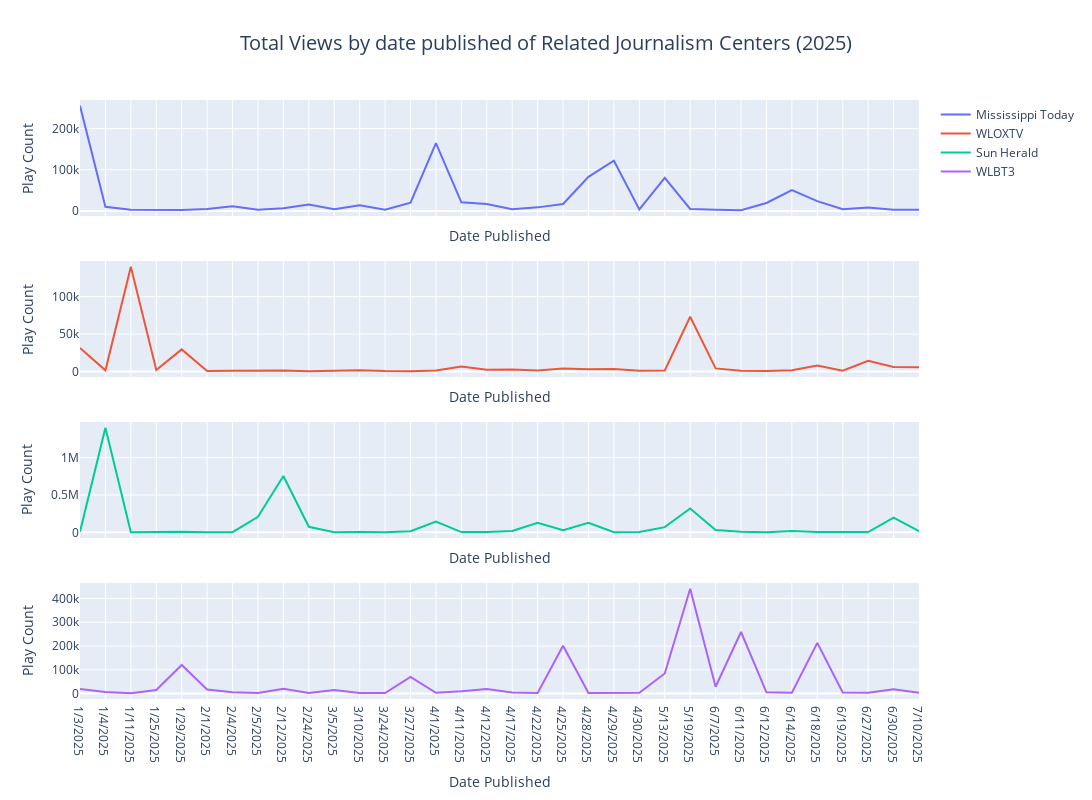

This figure's notebook cell:
### Markdown cell above
<h2> General Look on the Performance of other Regional/Community Journalism Center </h2>

Firstly, we will look at the overall performance of the journalism centers and see if putting resources for the platform is even worth the outcome.

### Code cell
fig = make_subplots(rows=4, cols=1, shared_xaxes=True)

fig.add_trace(go.Scatter(x=miss_today.index, y=miss_today["playCount"], name="Mississippi Today"), row=1, col=1)
fig.add_trace(go.Scatter(x=miss_today.index, y=wloxtv["playCount"], name="WLOXTV"), row=2, col=1)
fig.add_trace(go.Scatter(x=miss_today.index, y=sunherald["playCount"], name="Sun Herald"), row=3, col=1)
fig.add_trace(go.Scatter(x=miss_today.index, y=wlbt3["playCount"], name="WLBT3"), row=4, col=1)

fig.update_layout(
    title=dict(
        text="Total Views by date published of Related Journalism Centers (2025)",
        x=0.5,              # center
        xanchor="center",
        font=dict(size=20)  # bigger font
    ),
    height=800,
    width=1200
)

for r in range(1, 5):
    for c in range(1, 5):
        fig.update_xaxes(title_text="Date Published", row=r, col=c)
        fig.update_yaxes(title_text="Play Count", row=r, col=c)

fig.show()

### Figure 1 — Plotly figure (JSON) as saved in the notebook; plotly's stock layout.template omitted (floating-point values rounded to 4 significant figures)
{"data": [{"name": "Mississippi Today", "type": "scatter", "x": ["1/3/2025", "1/4/2025", "1/11/2025", "1/25/2025", "1/29/2025", "2/1/2025", "2/4/2025", "2/5/2025", "2/12/2025", "2/24/2025", "3/5/2025", "3/10/2025", "3/24/2025", "3/27/2025", "4/1/2025", "4/11/2025", "4/12/2025", "4/17/2025", "4/22/2025", "4/25/2025", "4/28/2025", "4/29/2025", "4/30/2025", "5/13/2025", "5/19/2025", "6/7/2025", "6/11/2025", "6/12/2025", "6/14/2025", "6/18/2025", "6/19/2025", "6/27/2025", "6/30/2025", "7/10/2025"], "xaxis": "x", "y": [255100, 10100, 2556, 2440, 2121, 4368, 11500, 2805, 6326, 15500, 4142, 13600, 2822, 20100, 164700, 20700, 16600, 4044, 8585, 16800, 82600, 121800, 3712, 80100, 4717, 3060, 1575, 19200, 50700, 23600, 3979, 8391, 2534, 2980], "yaxis": "y"}, {"name": "WLOXTV", "type": "scatter", "x": ["1/3/2025", "1/4/2025", "1/11/2025", "1/25/2025", "1/29/2025", "2/1/2025", "2/4/2025", "2/5/2025", "2/12/2025", "2/24/2025", "3/5/2025", "3/10/2025", "3/24/2025", "3/27/2025", "4/1/2025", "4/11/2025", "4/12/2025", "4/17/2025", "4/22/2025", "4/25/2025", "4/28/2025", "4/29/2025", "4/30/2025", "5/13/2025", "5/19/2025", "6/7/2025", "6/11/2025", "6/12/2025", "6/14/2025", "6/18/2025", "6/19/2025", "6/27/2025", "6/30/2025", "7/10/2025"], "xaxis": "x2", "y": [31400, 1499, 139800, 1772, 29400, 501, 1042, 1574, 1374, 337, 1213, 1636, 483, 248, 1327, 6442, 2101, 2521, 1188, 3955, 2825, 3286, 895, 1340, 73000, 4050, 1002, 430, 1535, 7892, 824, 14100, 5951, 5432, 4933, 1755, 44200, 2264, 1273, 1060, 6256, 1639, 1992, 1759, 2025, 9019, 3538, 2970, 2105, 697, 1184, 1681, 698, 465, 2074, 8909, 3571, 1740, 24000, 1736, 91900, 79000, 850, 31100, 2310, 5210, 101100, 2113, 5356, 11500, 1627, 9883, 345, 1323, 2161, 15100, 2239, 2146, 5393, 4008, 2437, 4586, 3312, 20900, 6572, 1617, 2559, 2689, 3951, 2988, 2274, 10600, 11600, 4041, 4296, 7662, 2609, 4928, 9193, 5203], "yaxis": "y2"}, {"name": "Sun Herald", "type": "scatter", "x": ["1/3/2025", "1/4/2025", "1/11/2025", "1/25/2025", "1/29/2025", "2/1/2025", "2/4/2025", "2/5/2025", "2/12/2025", "2/24/2025", "3/5/2025", "3/10/2025", "3/24/2025", "3/27/2025", "4/1/2025", "4/11/2025", "4/12/2025", "4/17/2025", "4/22/2025", "4/25/2025", "4/28/2025", "4/29/2025", "4/30/2025", "5/13/2025", "5/19/2025", "6/7/2025", "6/11/2025", "6/12/2025", "6/14/2025", "6/18/2025", "6/19/2025", "6/27/2025", "6/30/2025", "7/10/2025"], "xaxis": "x3", "y": [9003, 1400000, 2021, 8207, 8809, 2941, 2126, 207100, 753800, 74500, 2541, 3692, 1968, 15300, 144100, 3288, 4444, 19300, 128500, 29000, 126400, 1907, 5935, 69500, 318600, 30100, 9563, 2341, 19200, 5388, 2810, 3739, 196900, 15200, 3304, 24400, 4216], "yaxis": "y3"}, {"name": "WLBT3", "type": "scatter", "x": ["1/3/2025", "1/4/2025", "1/11/2025", "1/25/2025", "1/29/2025", "2/1/2025", "2/4/2025", "2/5/2025", "2/12/2025", "2/24/2025", "3/5/2025", "3/10/2025", "3/24/2025", "3/27/2025", "4/1/2025", "4/11/2025", "4/12/2025", "4/17/2025", "4/22/2025", "4/25/2025", "4/28/2025", "4/29/2025", "4/30/2025", "5/13/2025", "5/19/2025", "6/7/2025", "6/11/2025", "6/12/2025", "6/14/2025", "6/18/2025", "6/19/2025", "6/27/2025", "6/30/2025", "7/10/2025"], "xaxis": "x4", "y": [19400, 6671, 1791, 15500, 120500, 17200, 5726, 2560, 20900, 3121, 15700, 2405, 2310, 70600, 3232, 9595, 19500, 4760, 2698, 201400, 2457, 2539, 3591, 84700, 440900, 29000, 259100, 5730, 3572, 213400, 4688, 4071, 18300, 3467, 1840, 2638, 1532, 24500, 3152, 16500, 43000, 41900, 138100, 19400, 19700, 18200, 24200, 41900, 7983, 13300, 9953, 2652, 272100, 2852, 2389, 54600, 75600, 3788, 5765, 18800, 7687, 1330, 16800, 3260, 51300, 18900, 20200, 1219, 1245, 3240, 1170, 1131, 24400, 1204, 4200, 934, 14600, 540000, 1364, 18000, 957, 233300, 1217, 1371, 1902, 53000, 13900, 2112, 29700, 49900, 59200, 104200, 10800, 10700, 5996, 25200, 161900, 119700, 2867, 23300], "yaxis": "y4"}], "layout": {"height": 800, "title": {"font": {"size": 20}, "text": "Total Views by date published of Related Journalism Centers (2025)", "x": 0.5, "xanchor": "center"}, "width": 1200, "xaxis": {"anchor": "y", "domain": [0, 1], "matches": "x4", "showticklabels": false, "title": {"text": "Date Published"}}, "xaxis2": {"anchor": "y2", "domain": [0, 1], "matches": "x4", "showticklabels": false, "title": {"text": "Date Published"}}, "xaxis3": {"anchor": "y3", "domain": [0, 1], "matches": "x4", "showticklabels": false, "title": {"text": "Date Published"}}, "xaxis4": {"anchor": "y4", "domain": [0, 1], "title": {"text": "Date Published"}}, "yaxis": {"anchor": "x", "domain": [0.8063, 1], "title": {"text": "Play Count"}}, "yaxis2": {"anchor": "x2", "domain": [0.5375, 0.7312], "title": {"text": "Play Count"}}, "yaxis3": {"anchor": "x3", "domain": [0.2687, 0.4625], "title": {"text": "Play Count"}}, "yaxis4": {"anchor": "x4", "domain": [0, 0.1938], "title": {"text": "Play Count"}}}}
